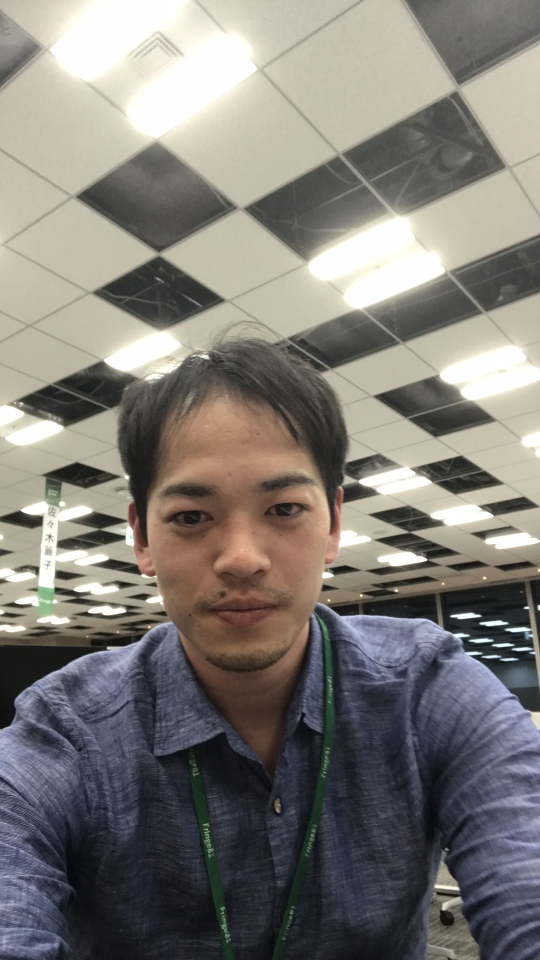
#> input picture face.png, 1080 x 1920 px (shown at 1/2 size)
$ python -i face_recognition.py   (imports and definitions only)
#> lines starting #> are read from the running program, lines starting #| are printed output that depends on the picture
import cv2
import os
import io
import numpy as np
from PIL import Image

# 評価する画像のpath
test_path = 'face.png'

# Haar-like特徴分類器
cascadePath = "./data/haarcascade_frontalface_default.xml"
faceCascade = cv2.CascadeClassifier(cascadePath)

# 顔認識器の構築 for OpenCV 2
# EigenFace
#recognizer = cv2.face.EigenFaceRecognizer_create()
# FisherFace
#recognizer = cv2.face.FisherFaceRecognizer_create()
# LBPH

# 指定されたpath内の画像を取得


def preprocessing_image(image_path):
    # 画像を格納する配列
#> called with image_path = 'face.png'
    images = []
    # ファイル名を格納する配列
    file = []
    # ラベルを格納する配列
    label = []
    # グレースケールで画像を読み込む
    image_pil = Image.open(image_path).convert('L')
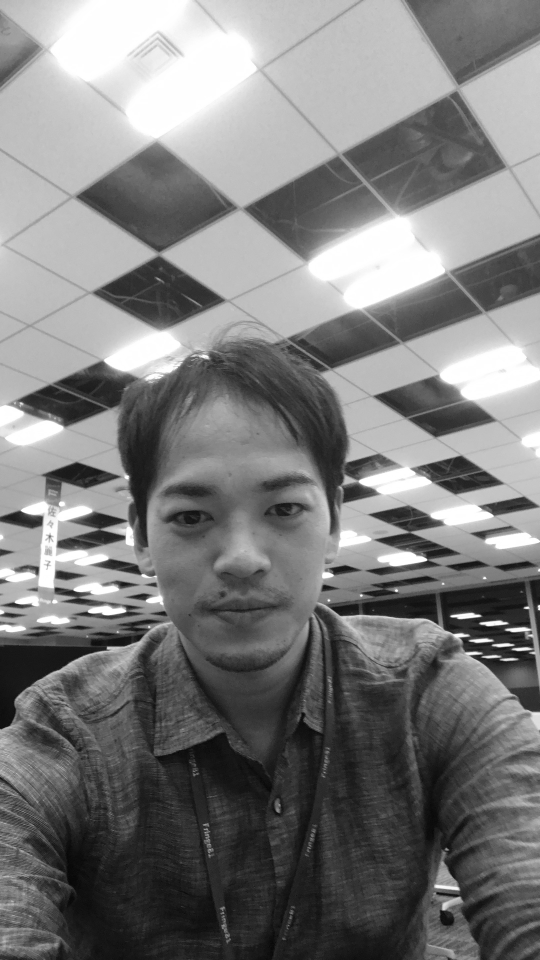
#> image_pil: PIL image 1080x1920 L (shown at 1/2 size); min 3, max 255, mean 124.1
    # NumPyの配列に格納
    image = np.array(image_pil, 'uint8')
    # Haar-like特徴分類器で顔を検知
    faces = faceCascade.detectMultiScale(image)
#> faces = [[174, 1596, 58, 58], [668, 1398, 67, 67], [698, 1570, 105, 105], [229, 834, 498, 498]]
    # 検出した顔画像の処理
    for (x, y, w, h) in faces:
        # 顔を 200x200 サイズにリサイズ
        roi = cv2.resize(image[y: y + h, x: x + w],
                         (200, 200), interpolation=cv2.INTER_LINEAR)
        # 画像を配列に格納
        images.append(roi)
        # ファイル名からラベルを取得
        label.append(faces[0:4])
        # ファイル名を配列に格納
        file.append(faces)
#> this loop made 4 passes
#> pass 1, in preprocessing_image, `roi = cv2.resize(image[y: y + h, x: x + w], (200, 200), interpolation=..`:
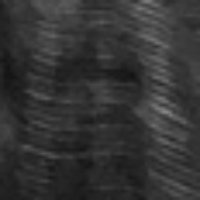
#> roi: shape (200, 200); min 18, max 133, mean 51.9
#> pass 2, in preprocessing_image, `roi = cv2.resize(image[y: y + h, x: x + w], (200, 200), interpolation=..`:
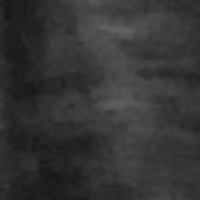
#> roi: shape (200, 200); min 19, max 99, mean 52.7
#> pass 3, in preprocessing_image, `roi = cv2.resize(image[y: y + h, x: x + w], (200, 200), interpolation=..`:
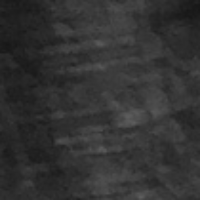
#> roi: shape (200, 200); min 23, max 93, mean 50.5
#> after the loop, file = 4 items; images = 4 items; label = 4 items

    return images, label, file


recognizer = cv2.face.LBPHFaceRecognizer_create()


def doIt():
    #  学習済みモデルの読み込み
    recognizer.read('trainingData.yml')
    # テスト画像を取得
    test_images, test_labels, test_files = preprocessing_image(test_path)
    i = 0
    while i < len(test_labels):
        # テスト画像に対して予測実施
        label, confidence = recognizer.predict(test_images[i])
        # 予測結果をコンソール出力
        print("LABEL TEST")
        print(label)
        i += 1
    return label

>>> result = preprocessing_image('face.png')
